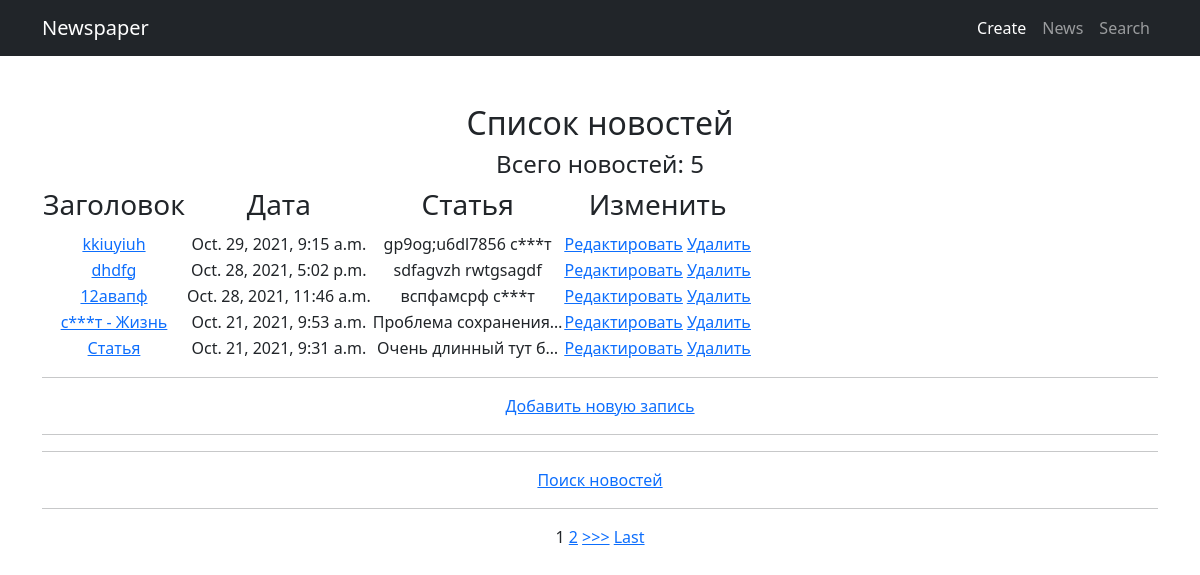
Page /news/ on the committed database.
### newapp/models.py (models this page shows, shortened)
class Post(models.Model):
    author = models.ForeignKey(Author, on_delete=models.CASCADE)
    NEWS = 'NW'
    ARTICLE = 'AR'
    CATEGORY_CHOICES = (
        (NEWS, 'Новости'),
        (ARTICLE, 'Статья')
    )
    categoryType = models.CharField(max_length=2, choices=CATEGORY_CHOICES, default=ARTICLE)
    dateCreation = models.DateTimeField(auto_now_add=True)
    postCategory = models.ManyToManyField(Category, through='PostCategory')
    title = models.CharField(max_length=128)
    text = models.TextField()
    rating = models.SmallIntegerField(default=0)

### newapp/views.py (the view, shortened to what this page needs)
# urls.py: path('', PostList.as_view()),
class PostList(ListView):
    model = Post
    template_name = 'news.html'
    context_object_name = 'news'
    queryset = Post.objects.all().order_by('id').reverse()
    paginate_by = 5
    form_class = PostForm
    def get_context_data(self, **kwargs):
        context = super().get_context_data(**kwargs)
        context["time_now"] = datetime.utcnow()
        context['filter'] = PostFilter(self.request.GET, queryset=self.get_queryset())
        context['title'] = Post.objects.all()
        context['form'] = PostForm()
        return context

### newapp/templatetags/custom_filters.py (called while the page is built)
@register.filter(name='cenzor')
def cenzor(text):
    cenzor_text = ''
    for word in text.split()[:]:
        if word.strip(',.\'"').lower() in CENZOR_VOCABULARY:
           word = f'{word[0]}{re.sub("[a-zA-zа-яА-ЯёЁ]","*", word[1:-1])}{word[-1:]}'
        cenzor_text += f' {word}'
    return cenzor_text

### templates/news.html (shortened to what this page needs)
{% extends 'flatpages/default.html' %}
{% load custom_filters %}
{% block content %}
    <h2>Список новостей</h2>
    <h4>Всего новостей: {{ news|length }} </h4>
    {% if news %}
    <table>
        <tr>
            <td>
                <h3>Заголовок</h3>
            </td>
            <td>
                <h3>Дата</h3>
            </td>
            <td>
                <h3> Статья</h3>
            </td>
            <td>
                <h3>Изменить</h3>
            </td>
        </tr>
        {% for new in news %}
            <tr>
                <td>
                    <a href="{% url 'post' new.id %}">{{ new.title | cenzor}}</a>
                </td>
                <td>
                    {{ new.dateCreation }}
                </td>
                <td>
                    {{ new.text|truncatechars:20 | cenzor}}
                </td>
                <td>
                    <a href="{% url 'post_update' new.id %}"><u>Редактировать</u></a>
                    <a href="{% url 'post_delete' new.id %}"><u>Удалить</u></a>
                </td>
        {% endfor %}
    </table>
    <hr>
    <a href="{% url 'news_create' %}">Добавить новую запись</a> <br>
    <hr>
    <hr>
    <a href="{% url 'search' %}">Поиск новостей</a> <br>
    <hr>
    {% if is_paginated %}
        {% for num in page_obj.paginator.page_range %}
            {% if page_obj.number == num %}
                <a>{{ num }}</a>
            {% elif num > page_obj.number|add:'-3' and num < page_obj.number|add:'3' %}
                <a href="?page={{ num }}">{{ num }}</a>
            {% endif %}
        {% endfor %}
        {% if page_obj.has_next %}
            <a href="?page={{ page_obj.next_page_number }}">>>></a>
            <a href="?page={{ page_obj.paginator.num_pages }}">Last</a>
        {% endif %}
    {% endif %}
        {% else %}
            <h2>Новостей пока нет</h2>
    {% endif %}
{% endblock content %}

### rows in the picture
Post: title|cenzor "kkiuyiuh", dateCreation "Oct. 29, 2021, 9:15 a.m.", text|cenzor "gp9og;u6dl7856 с***т"
Post: title|cenzor "dhdfg", dateCreation "Oct. 28, 2021, 5:02 p.m.", text|cenzor "sdfagvzh rwtgsagdf"
Post: title|cenzor "12авапф", dateCreation "Oct. 28, 2021, 11:46 a.m.", text|cenzor "вспфамсрф с***т"
Post: title|cenzor "с***т - Жизнь", dateCreation "Oct. 21, 2021, 9:53 a.m.", text|cenzor "Проблема сохранения…"
Post: title|cenzor "Статья", dateCreation "Oct. 21, 2021, 9:31 a.m.", text|cenzor "Очень длинный тут б…"

### other values in the picture
{{ news|length }} "5"
{{ num }} "1"
{{ num }} "2"
